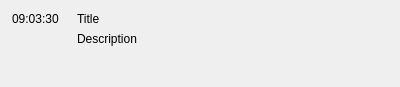
<?xml version="1.0" encoding="UTF-8"?>
<ui version="4.0">
 <class>Form</class>
 <widget class="QWidget" name="Form">
  <property name="geometry">
   <rect>
    <x>0</x>
    <y>0</y>
    <width>400</width>
    <height>87</height>
   </rect>
  </property>
  <property name="minimumSize">
   <size>
    <width>400</width>
    <height>0</height>
   </size>
  </property>
  <property name="windowTitle">
   <string>Form</string>
  </property>
  <layout class="QHBoxLayout" name="horizontalLayout_2" stretch="0,0,0">
   <property name="spacing">
    <number>6</number>
   </property>
   <property name="leftMargin">
    <number>6</number>
   </property>
   <property name="topMargin">
    <number>6</number>
   </property>
   <property name="rightMargin">
    <number>6</number>
   </property>
   <property name="bottomMargin">
    <number>6</number>
   </property>
   <item>
    <layout class="QVBoxLayout" name="verticalLayout">
     <property name="leftMargin">
      <number>6</number>
     </property>
     <property name="topMargin">
      <number>6</number>
     </property>
     <property name="rightMargin">
      <number>6</number>
     </property>
     <property name="bottomMargin">
      <number>6</number>
     </property>
     <item>
      <widget class="QLabel" name="lbl_time">
       <property name="sizePolicy">
        <sizepolicy hsizetype="Preferred" vsizetype="Preferred">
         <horstretch>0</horstretch>
         <verstretch>0</verstretch>
        </sizepolicy>
       </property>
       <property name="text">
        <string>09:03:30</string>
       </property>
       <property name="alignment">
        <set>Qt::AlignLeading|Qt::AlignLeft|Qt::AlignTop</set>
       </property>
       <property name="margin">
        <number>0</number>
       </property>
      </widget>
     </item>
     <item>
      <widget class="QLabel" name="lbl_pixmap">
       <property name="sizePolicy">
        <sizepolicy hsizetype="Preferred" vsizetype="Expanding">
         <horstretch>0</horstretch>
         <verstretch>0</verstretch>
        </sizepolicy>
       </property>
       <property name="text">
        <string/>
       </property>
       <property name="alignment">
        <set>Qt::AlignLeading|Qt::AlignLeft|Qt::AlignTop</set>
       </property>
      </widget>
     </item>
    </layout>
   </item>
   <item>
    <layout class="QGridLayout" name="gridLayout" rowstretch="0,0,0,0" columnstretch="0,0">
     <property name="leftMargin">
      <number>6</number>
     </property>
     <property name="topMargin">
      <number>6</number>
     </property>
     <property name="rightMargin">
      <number>6</number>
     </property>
     <property name="bottomMargin">
      <number>6</number>
     </property>
     <item row="3" column="1">
      <widget class="QLabel" name="lbl_actions">
       <property name="text">
        <string/>
       </property>
       <property name="alignment">
        <set>Qt::AlignLeading|Qt::AlignLeft|Qt::AlignVCenter</set>
       </property>
      </widget>
     </item>
     <item row="0" column="1">
      <widget class="QLabel" name="lbl_title">
       <property name="sizePolicy">
        <sizepolicy hsizetype="Expanding" vsizetype="Preferred">
         <horstretch>0</horstretch>
         <verstretch>0</verstretch>
        </sizepolicy>
       </property>
       <property name="text">
        <string>Title</string>
       </property>
       <property name="alignment">
        <set>Qt::AlignLeading|Qt::AlignLeft|Qt::AlignTop</set>
       </property>
      </widget>
     </item>
     <item row="2" column="1">
      <widget class="QLabel" name="lbl_description">
       <property name="sizePolicy">
        <sizepolicy hsizetype="Expanding" vsizetype="Expanding">
         <horstretch>0</horstretch>
         <verstretch>0</verstretch>
        </sizepolicy>
       </property>
       <property name="text">
        <string>Description</string>
       </property>
       <property name="alignment">
        <set>Qt::AlignLeading|Qt::AlignLeft|Qt::AlignTop</set>
       </property>
       <property name="wordWrap">
        <bool>true</bool>
       </property>
       <property name="margin">
        <number>0</number>
       </property>
      </widget>
     </item>
    </layout>
   </item>
   <item>
    <layout class="QVBoxLayout" name="verticalLayout_2">
     <property name="leftMargin">
      <number>0</number>
     </property>
     <item>
      <widget class="QToolButton" name="toolButton">
       <property name="toolTip">
        <string>Close this notification</string>
       </property>
       <property name="styleSheet">
        <string notr="true">border:none;</string>
       </property>
       <property name="text">
        <string/>
       </property>
       <property name="icon">
        <iconset theme="window-close">
         <normaloff>.</normaloff>.</iconset>
       </property>
      </widget>
     </item>
     <item>
      <spacer name="verticalSpacer">
       <property name="orientation">
        <enum>Qt::Vertical</enum>
       </property>
       <property name="sizeHint" stdset="0">
        <size>
         <width>20</width>
         <height>40</height>
        </size>
       </property>
      </spacer>
     </item>
    </layout>
   </item>
  </layout>
 </widget>
 <resources>
  <include location="../resources/hackedit.qrc"/>
 </resources>
 <connections/>
</ui>
